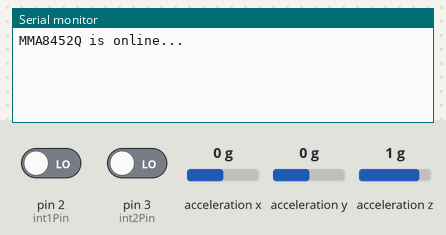
Recording of a sketch running on a simulated Arduino Uno, built with avr-gcc and run on an emulated ATmega328P. Parts: the last lines printed to the serial monitor. Wiring (inferred from the names in the program): MMA8452 accelerometer at I2C address 0x1D. The inputs (shaded band) are chosen by the test bench; at power-on: pin 2 (int1Pin) LOW, acceleration x 0 g, acceleration y 0 g, acceleration z 1 g, pin 3 (int2Pin) LOW.

Above: at 1.2 s.
1.3 s: pin 2 (int1Pin) driven HIGH
At 1.41 s:
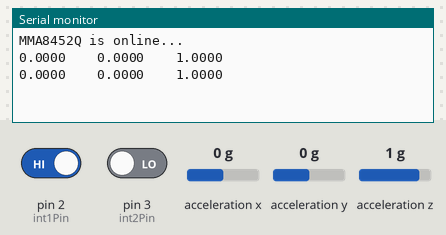
3.2 s: acceleration x set to -1.4 g
At 3.25 s:
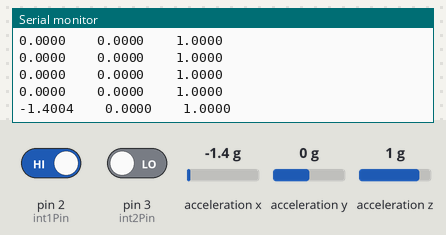
4.7 s: acceleration y set to -1.4 g
At 4.79 s:
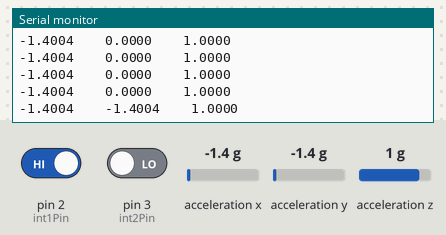
6.2 s: acceleration z set to -1.4 g
At 6.22 s:
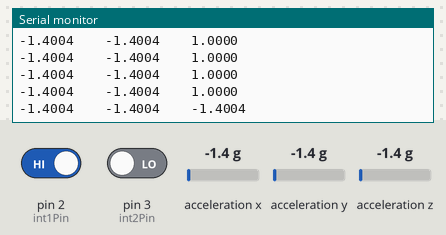

Measured:
- after the input at 1.3 s, the serial monitor: prints a new line at once (image 1)
- after the input at 3.2 s, the serial monitor: prints a new line after 0.05 s (image 2)
- after the input at 4.7 s, the serial monitor: prints a new line after 0.08 s (image 3)
- after the input at 6.2 s, the serial monitor: prints a new line at once (image 4)

The sketch:

MMA8452Q_advanced_example.ino
```cpp
// (licence header left out)
#include "i2c.h"  // not the wire library, can't use pull-ups

// The SparkFun breakout board defaults to 1, set to 0 if SA0 jumper on the bottom of the board is set
#define SA0 1
#if SA0
#define MMA8452_ADDRESS 0x1D  // SA0 is high, 0x1C if low
#else
#define MMA8452_ADDRESS 0x1C
#endif

// Set the scale below either 2, 4 or 8
const byte SCALE = 2;  // Sets full-scale range to +/-2, 4, or 8g. Used to calc real g values.
// Set the output data rate below. Value should be between 0 and 7
const byte dataRate = 0;  // 0=800Hz, 1=400, 2=200, 3=100, 4=50, 5=12.5, 6=6.25, 7=1.56

// Pin definitions
int int1Pin = 2;  // These can be changed, 2 and 3 are the Arduinos ext int pins
int int2Pin = 3;

int accelCount[3];  // Stores the 12-bit signed value
float accelG[3];  // Stores the real accel value in g's

void setup()
{
  byte c;

  Serial.begin(115200);

  // Set up the interrupt pins, they're set as active high, push-pull
  pinMode(int1Pin, INPUT);
  digitalWrite(int1Pin, LOW);
  pinMode(int2Pin, INPUT);
  digitalWrite(int2Pin, LOW);

  // Read the WHO_AM_I register, this is a good test of communication
  c = readRegister(0x0D);  // Read WHO_AM_I register
  if (c == 0x2A) // WHO_AM_I should always be 0x2A
  {
    initMMA8452(SCALE, dataRate);  // init the accelerometer if communication is OK
    Serial.println("MMA8452Q is online...");
  }
  else
  {
    Serial.print("Could not connect to MMA8452Q: 0x");
    Serial.println(c, HEX);
    while(1) ; // Loop forever if communication doesn't happen
  }
}

void loop()
{
  static byte source;

  // If int1 goes high, all data registers have new data
  if (digitalRead(int1Pin)==1)  // Interrupt pin, should probably attach to interrupt function
  {
    readAccelData(accelCount);  // Read the x/y/z adc values

    /*
     //Below we'll print out the ADC values for acceleration
     for (int i=0; i<3; i++)
     {
     Serial.print(accelCount[i]);
     Serial.print("\t\t");
     }
     Serial.println();
     */

    // Now we'll calculate the accleration value into actual g's
    for (int i=0; i<3; i++)
      accelG[i] = (float) accelCount[i]/((1<<12)/(2*SCALE));  // get actual g value, this depends on scale being set
    // Print out values
    for (int i=0; i<3; i++)
    {
      Serial.print(accelG[i], 4);  // Print g values
      Serial.print("\t\t");  // tabs in between axes
    }
    Serial.println();
  }

  // If int2 goes high, either p/l has changed or there's been a single/double tap
  if (digitalRead(int2Pin)==1)
  {
    source = readRegister(0x0C);  // Read the interrupt source reg.
    if ((source & 0x10)==0x10)  // If the p/l bit is set, go check those registers
      portraitLandscapeHandler();
    else if ((source & 0x08)==0x08)  // Otherwise, if tap register is set go check that
      tapHandler();
  }
  delay(100);  // Delay here for visibility
}

void readAccelData(int * destination)
{
  byte rawData[6];  // x/y/z accel register data stored here

  readRegisters(0x01, 6, &rawData[0]);  // Read the six raw data registers into data array

  // Loop to calculate 12-bit ADC and g value for each axis
  for (int i=0; i<6; i+=2)
  {
    destination[i/2] = ((rawData[i] << 8) | rawData[i+1]) >> 4;  // Turn the MSB and LSB into a 12-bit value
    if (rawData[i] > 0x7F)
    {
      // If the number is negative, we have to make it so manually (no 12-bit data type)
      destination[i/2] = ~destination[i/2] + 1;
      destination[i/2] *= -1;  // Transform into negative 2's complement #
    }
  }
}

// This function will read the status of the tap source register.
// Print if there's been a single or double tap, and on what axis.
void tapHandler()
{
  byte source = readRegister(0x22);  // Reads the PULSE_SRC register

  if ((source & 0x10)==0x10)  // If AxX bit is set
  {
    if ((source & 0x08)==0x08)  // If DPE (double puls) bit is set
      Serial.print("    Double Tap (2) on X");  // tabbing here for visibility
    else
      Serial.print("Single (1) tap on X");

    if ((source & 0x01)==0x01)  // If PoIX is set
      Serial.println(" +");
    else
      Serial.println(" -");
  }
  if ((source & 0x20)==0x20)  // If AxY bit is set
  {
    if ((source & 0x08)==0x08)  // If DPE (double puls) bit is set
      Serial.print("    Double Tap (2) on Y");
    else
      Serial.print("Single (1) tap on Y");

    if ((source & 0x02)==0x02)  // If PoIY is set
      Serial.println(" +");
    else
      Serial.println(" -");
  }
  if ((source & 0x40)==0x40)  // If AxZ bit is set
  {
    if ((source & 0x08)==0x08)  // If DPE (double puls) bit is set
      Serial.print("    Double Tap (2) on Z");
    else
      Serial.print("Single (1) tap on Z");
    if ((source & 0x04)==0x04)  // If PoIZ is set
      Serial.println(" +");
    else
      Serial.println(" -");
  }
}

// This function will read the p/l source register and
// print what direction the sensor is now facing
void portraitLandscapeHandler()
{
  byte pl = readRegister(0x10);  // Reads the PL_STATUS register
  switch((pl&0x06)>>1)  // Check on the LAPO[1:0] bits
  {
  case 0:
    Serial.print("Portrait up, ");
    break;
  case 1:
    Serial.print("Portrait Down, ");
    break;
  case 2:
    Serial.print("Landscape Right, ");
    break;
  case 3:
    Serial.print("Landscape Left, ");
    break;
  }
  if (pl&0x01)  // Check the BAFRO bit
    Serial.print("Back");
  else
    Serial.print("Front");
  if (pl&0x40)  // Check the LO bit
    Serial.print(", Z-tilt!");
  Serial.println();
}

// Initialize the MMA8452 registers
// See the many application notes for more info on setting all of these registers:
// http://www.freescale.com/webapp/sps/site/prod_summary.jsp?code=MMA8452Q
// Feel free to modify any values, these are settings that work well for me.
void initMMA8452(byte fsr, byte dataRate)
{
  MMA8452Standby();  // Must be in standby to change registers

  // Set up the full scale range to 2, 4, or 8g.
  if ((fsr==2)||(fsr==4)||(fsr==8))
    writeRegister(0x0E, fsr >> 2);
  else
    writeRegister(0x0E, 0);

  // Setup the 3 data rate bits, from 0 to 7
  writeRegister(0x2A, readRegister(0x2A) & ~(0x38));
  if (dataRate <= 7)
    writeRegister(0x2A, readRegister(0x2A) | (dataRate << 3));

  // Set up portrait/landscap registers - 4 steps:
  // 1. Enable P/L
  // 2. Set the back/front angle trigger points (z-lock)
  // 3. Set the threshold/hysteresis angle
  // 4. Set the debouce rate
  // For more info check out this app note: http://cache.freescale.com/files/sensors/doc/app_note/AN4068.pdf
  writeRegister(0x11, 0x40);  // 1. Enable P/L
  writeRegister(0x13, 0x44);  // 2. 29deg z-lock (don't think this register is actually writable)
  writeRegister(0x14, 0x84);  // 3. 45deg thresh, 14deg hyst (don't think this register is writable either)
  writeRegister(0x12, 0x50);  // 4. debounce counter at 100ms (at 800 hz)

  /* Set up single and double tap - 5 steps:
   1. Set up single and/or double tap detection on each axis individually.
   2. Set the threshold - minimum required acceleration to cause a tap.
   3. Set the time limit - the maximum time that a tap can be above the threshold
   4. Set the pulse latency - the minimum required time between one pulse and the next
   5. Set the second pulse window - maximum allowed time between end of latency and start of second pulse
   for more info check out this app note: http://cache.freescale.com/files/sensors/doc/app_note/AN4072.pdf */
  writeRegister(0x21, 0x7F);  // 1. enable single/double taps on all axes
  // writeRegister(0x21, 0x55);  // 1. single taps only on all axes
  // writeRegister(0x21, 0x6A);  // 1. double taps only on all axes
  writeRegister(0x23, 0x20);  // 2. x thresh at 2g, multiply the value by 0.0625g/LSB to get the threshold
  writeRegister(0x24, 0x20);  // 2. y thresh at 2g, multiply the value by 0.0625g/LSB to get the threshold
  writeRegister(0x25, 0x08);  // 2. z thresh at .5g, multiply the value by 0.0625g/LSB to get the threshold
  writeRegister(0x26, 0x30);  // 3. 30ms time limit at 800Hz odr, this is very dependent on data rate, see the app note
  writeRegister(0x27, 0xA0);  // 4. 200ms (at 800Hz odr) between taps min, this also depends on the data rate
  writeRegister(0x28, 0xFF);  // 5. 318ms (max value) between taps max

  // Set up interrupt 1 and 2
  writeRegister(0x2C, 0x02);  // Active high, push-pull interrupts
  writeRegister(0x2D, 0x19);  // DRDY, P/L and tap ints enabled
  writeRegister(0x2E, 0x01);  // DRDY on INT1, P/L and taps on INT2

  MMA8452Active();  // Set to active to start reading
}

// Sets the MMA8452 to standby mode.
// It must be in standby to change most register settings
void MMA8452Standby()
{
  byte c = readRegister(0x2A);
  writeRegister(0x2A, c & ~(0x01));
}

// Sets the MMA8452 to active mode.
// Needs to be in this mode to output data
void MMA8452Active()
{
  byte c = readRegister(0x2A);
  writeRegister(0x2A, c | 0x01);
}

// Read i registers sequentially, starting at address into the dest byte array
void readRegisters(byte address, int i, byte * dest)
{
  i2cSendStart();
  i2cWaitForComplete();

  i2cSendByte((MMA8452_ADDRESS<<1)); // write 0xB4
  i2cWaitForComplete();

  i2cSendByte(address);	// write register address
  i2cWaitForComplete();

  i2cSendStart();
  i2cSendByte((MMA8452_ADDRESS<<1)|0x01); // write 0xB5
  i2cWaitForComplete();
  for (int j=0; j<i; j++)
  {
    i2cReceiveByte(TRUE);
    i2cWaitForComplete();
    dest[j] = i2cGetReceivedByte(); // Get MSB result
  }
  i2cWaitForComplete();
  i2cSendStop();

  cbi(TWCR, TWEN); // Disable TWI
  sbi(TWCR, TWEN); // Enable TWI
}

// Read a single byte from address and return it as a byte
byte readRegister(uint8_t address)
{
  byte data;

  i2cSendStart();
  i2cWaitForComplete();

  i2cSendByte((MMA8452_ADDRESS<<1)); // Write 0xB4
  i2cWaitForComplete();

  i2cSendByte(address);	// Write register address
  i2cWaitForComplete();

  i2cSendStart();

  i2cSendByte((MMA8452_ADDRESS<<1)|0x01); // Write 0xB5
  i2cWaitForComplete();
  i2cReceiveByte(TRUE);
  i2cWaitForComplete();

  data = i2cGetReceivedByte();	// Get MSB result
  i2cWaitForComplete();
  i2cSendStop();

  cbi(TWCR, TWEN);	// Disable TWI
  sbi(TWCR, TWEN);	// Enable TWI

  return data;
}

// Writes a single byte (data) into address
void writeRegister(unsigned char address, unsigned char data)
{
  i2cSendStart();
  i2cWaitForComplete();

  i2cSendByte((MMA8452_ADDRESS<<1)); // Write 0xB4
  i2cWaitForComplete();

  i2cSendByte(address);	// Write register address
  i2cWaitForComplete();

  i2cSendByte(data);
  i2cWaitForComplete();

  i2cSendStop();
}
```

defs.h
```cpp
/*! \file avrlibdefs.h \brief AVRlib global defines and macros. */
//*****************************************************************************
//
// File Name	: 'avrlibdefs.h'
// Title		: AVRlib global defines and macros include file
// Author		: Pascal Stang
// Created		: 7/12/2001
// Revised		: 9/30/2002
// Version		: 1.1
// Target MCU	: Atmel AVR series
// Editor Tabs	: 4
//
//	Description : This include file is designed to contain items useful to all
//					code files and projects, regardless of specific implementation.
//
// This code is distributed under the GNU Public License
//		which can be found at http://www.gnu.org/licenses/gpl.txt
//
//*****************************************************************************


#ifndef AVRLIBDEFS_H
#define AVRLIBDEFS_H

//#define F_CPU 4000000
#define MEM_TYPE 1

// Code compatibility to new AVR-libc
// outb(), inb(), inw(), outw(), BV(), sbi(), cbi(), sei(), cli()
#ifndef outb
	#define	outb(addr, data)	addr = (data)
#endif
#ifndef inb
	#define	inb(addr)			(addr)
#endif
#ifndef outw
	#define	outw(addr, data)	addr = (data)
#endif
#ifndef inw
	#define	inw(addr)			(addr)
#endif
#ifndef BV
	#define BV(bit)			(1<<(bit))
#endif
//#ifndef cbi
//	#define cbi(reg,bit)	reg &= ~(BV(bit))
//#endif
//#ifndef sbi
//	#define sbi(reg,bit)	reg |= (BV(bit))
//#endif
#ifndef cli
	#define cli()			__asm__ __volatile__ ("cli" ::)
#endif
#ifndef sei
	#define sei()			__asm__ __volatile__ ("sei" ::)
#endif

// support for individual port pin naming in the mega128
// see port128.h for details
#ifdef __AVR_ATmega128__
// not currently necessary due to inclusion
// of these defines in newest AVR-GCC
// do a quick test to see if include is needed
#ifndef PD0
	//#include "port128.h"
#endif
#endif

// use this for packed structures
// (this is seldom necessary on an 8-bit architecture like AVR,
//  but can assist in code portability to AVR)
#define GNUC_PACKED __attribute__((packed))

// port address helpers
#define DDR(x) ((x)-1)    // address of data direction register of port x
#define PIN(x) ((x)-2)    // address of input register of port x

// MIN/MAX/ABS macros
#define MIN(a,b)			((a<b)?(a):(b))
#define MAX(a,b)			((a>b)?(a):(b))
#define ABS(x)				((x>0)?(x):(-x))

// constants
#define PI		3.14159265359

#endif
```

i2c.h
```cpp
//      This library provides the high-level functions needed to use the I2C
//	serial interface supported by the hardware of several AVR processors.
#include <avr/io.h>
#include <avr/interrupt.h>
#include "types.h"
#include "defs.h"

// TWSR values (not bits)
// (taken from avr-libc twi.h - thank you Marek Michalkiewicz)
// Master
#define TW_START					0x08
#define TW_REP_START				0x10
// Master Transmitter
#define TW_MT_SLA_ACK				0x18
#define TW_MT_SLA_NACK				0x20
#define TW_MT_DATA_ACK				0x28
#define TW_MT_DATA_NACK				0x30
#define TW_MT_ARB_LOST				0x38
// Master Receiver
#define TW_MR_ARB_LOST				0x38
#define TW_MR_SLA_ACK				0x40
#define TW_MR_SLA_NACK				0x48
#define TW_MR_DATA_ACK				0x50
#define TW_MR_DATA_NACK				0x58
// Slave Transmitter
#define TW_ST_SLA_ACK				0xA8
#define TW_ST_ARB_LOST_SLA_ACK		0xB0
#define TW_ST_DATA_ACK				0xB8
#define TW_ST_DATA_NACK				0xC0
#define TW_ST_LAST_DATA				0xC8
// Slave Receiver
#define TW_SR_SLA_ACK				0x60
#define TW_SR_ARB_LOST_SLA_ACK		0x68
#define TW_SR_GCALL_ACK				0x70
#define TW_SR_ARB_LOST_GCALL_ACK	0x78
#define TW_SR_DATA_ACK				0x80
#define TW_SR_DATA_NACK				0x88
#define TW_SR_GCALL_DATA_ACK		0x90
#define TW_SR_GCALL_DATA_NACK		0x98
#define TW_SR_STOP					0xA0
// Misc
#define TW_NO_INFO					0xF8
#define TW_BUS_ERROR				0x00

// defines and constants
#define TWCR_CMD_MASK		0x0F
#define TWSR_STATUS_MASK	0xF8

// return values
#define I2C_OK				0x00
#define I2C_ERROR_NODEV		0x01

#define sbi(var, mask)   ((var) |= (uint8_t)(1 << mask))
#define cbi(var, mask)   ((var) &= (uint8_t)~(1 << mask))

#define WRITE_sda() DDRC = DDRC | 0b00010000 //SDA must be output when writing
#define READ_sda()  DDRC = DDRC & 0b11101111 //SDA must be input when reading - don't forget the resistor on SDA!!

// functions

//! Initialize I2C (TWI) interface
void i2cInit(void);

//! Set the I2C transaction bitrate (in KHz)
void i2cSetBitrate(unsigned short bitrateKHz);

// Low-level I2C transaction commands
//! Send an I2C start condition in Master mode
void i2cSendStart(void);
//! Send an I2C stop condition in Master mode
void i2cSendStop(void);
//! Wait for current I2C operation to complete
void i2cWaitForComplete(void);
//! Send an (address|R/W) combination or a data byte over I2C
void i2cSendByte(unsigned char data);
//! Receive a data byte over I2C
// ackFlag = TRUE if recevied data should be ACK'ed
// ackFlag = FALSE if recevied data should be NACK'ed
void i2cReceiveByte(unsigned char ackFlag);
//! Pick up the data that was received with i2cReceiveByte()
unsigned char i2cGetReceivedByte(void);
//! Get current I2c bus status from TWSR
unsigned char i2cGetStatus(void);
void delay_ms(uint16_t x);

// high-level I2C transaction commands

//! send I2C data to a device on the bus (non-interrupt based)
unsigned char i2cMasterSendNI(unsigned char deviceAddr, unsigned char length, unsigned char* data);
//! receive I2C data from a device on the bus (non-interrupt based)
unsigned char i2cMasterReceiveNI(unsigned char deviceAddr, unsigned char length, unsigned char *data);

/*********************
 ****I2C Functions****
 *********************/

void i2cInit(void)
{
	// set i2c bit rate to 40KHz
	i2cSetBitrate(100);
	// enable TWI (two-wire interface)
	sbi(TWCR, TWEN);	// Enable TWI
}

void i2cSetBitrate(unsigned short bitrateKHz)
{
	unsigned char bitrate_div;
	// set i2c bitrate
	// SCL freq = F_CPU/(16+2*TWBR))
	cbi(TWSR, TWPS0);
	cbi(TWSR, TWPS1);

	//calculate bitrate division
	bitrate_div = ((F_CPU/4000l)/bitrateKHz);
	if(bitrate_div >= 16)
		bitrate_div = (bitrate_div-16)/2;
	outb(TWBR, bitrate_div);
}

void i2cSendStart(void)
{
	WRITE_sda();
	// send start condition
	TWCR = (1<<TWINT)|(1<<TWSTA)|(1<<TWEN);
}

void i2cSendStop(void)
{
	// transmit stop condition
        TWCR = (1<<TWINT)|(1<<TWEN)|(1<<TWSTO);
}

void i2cWaitForComplete(void)
{
	int i = 0;		//time out variable

	// wait for i2c interface to complete operation
    while ((!(TWCR & (1<<TWINT))) && (i < 90))
		i++;
}

void i2cSendByte(unsigned char data)
{
	delay_ms(1);
	//printf("sending 0x%x\n", data);
	WRITE_sda();
	// save data to the TWDR
	TWDR = data;
	// begin send
	TWCR = (1<<TWINT)|(1<<TWEN);
}

void i2cReceiveByte(unsigned char ackFlag)
{
	// begin receive over i2c
	if( ackFlag )
	{
		// ackFlag = TRUE: ACK the recevied data
		outb(TWCR, (inb(TWCR)&TWCR_CMD_MASK)|BV(TWINT)|BV(TWEA));
	}
	else
	{
		// ackFlag = FALSE: NACK the recevied data
		outb(TWCR, (inb(TWCR)&TWCR_CMD_MASK)|BV(TWINT));
	}
}

unsigned char i2cGetReceivedByte(void)
{
	// retieve received data byte from i2c TWDR
	return( inb(TWDR) );
}

unsigned char i2cGetStatus(void)
{
	// retieve current i2c status from i2c TWSR
	return( inb(TWSR) );
}

void delay_ms(uint16_t x)
{
  uint8_t y, z;
  for ( ; x > 0 ; x--){
    for ( y = 0 ; y < 90 ; y++){
      for ( z = 0 ; z < 6 ; z++){
        asm volatile ("nop");
      }
    }
  }
}
```

Source omitted: types.h (1455 bytes)
